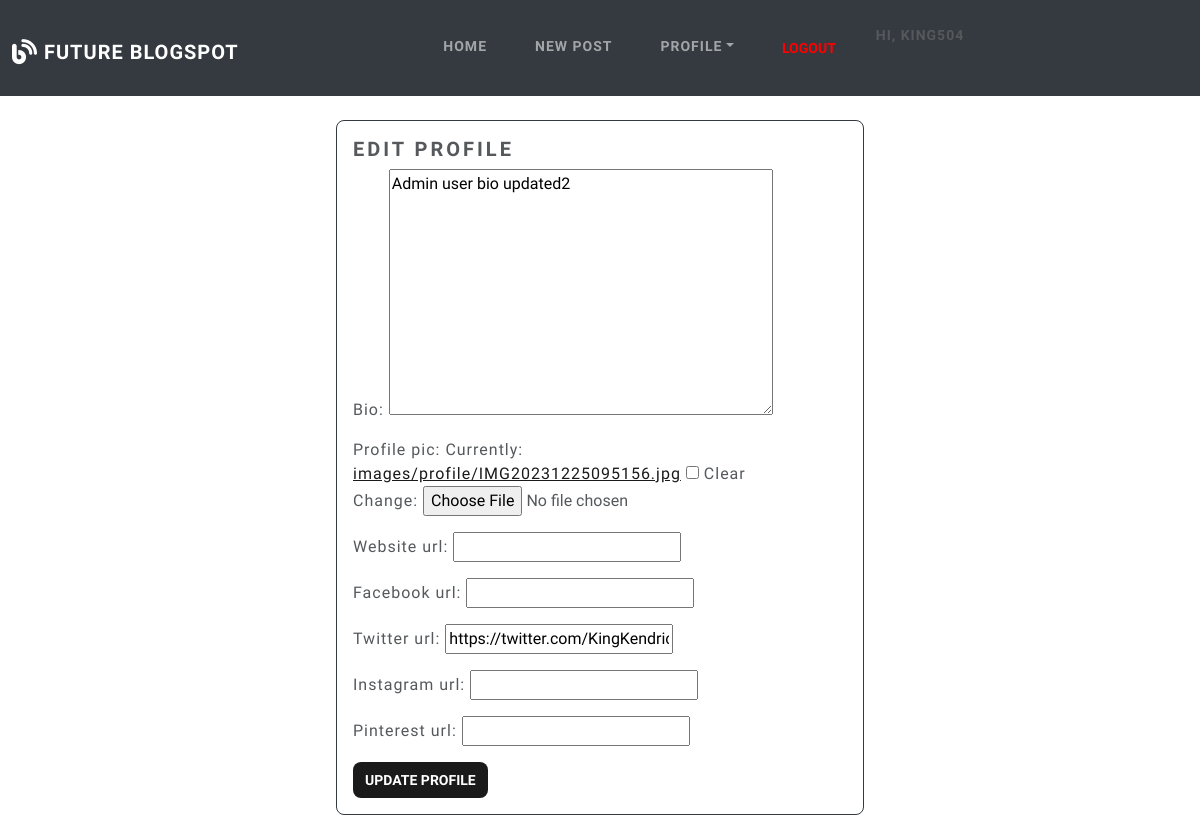
Before: /members/1/profile_page/ (signed in) with the older database file.
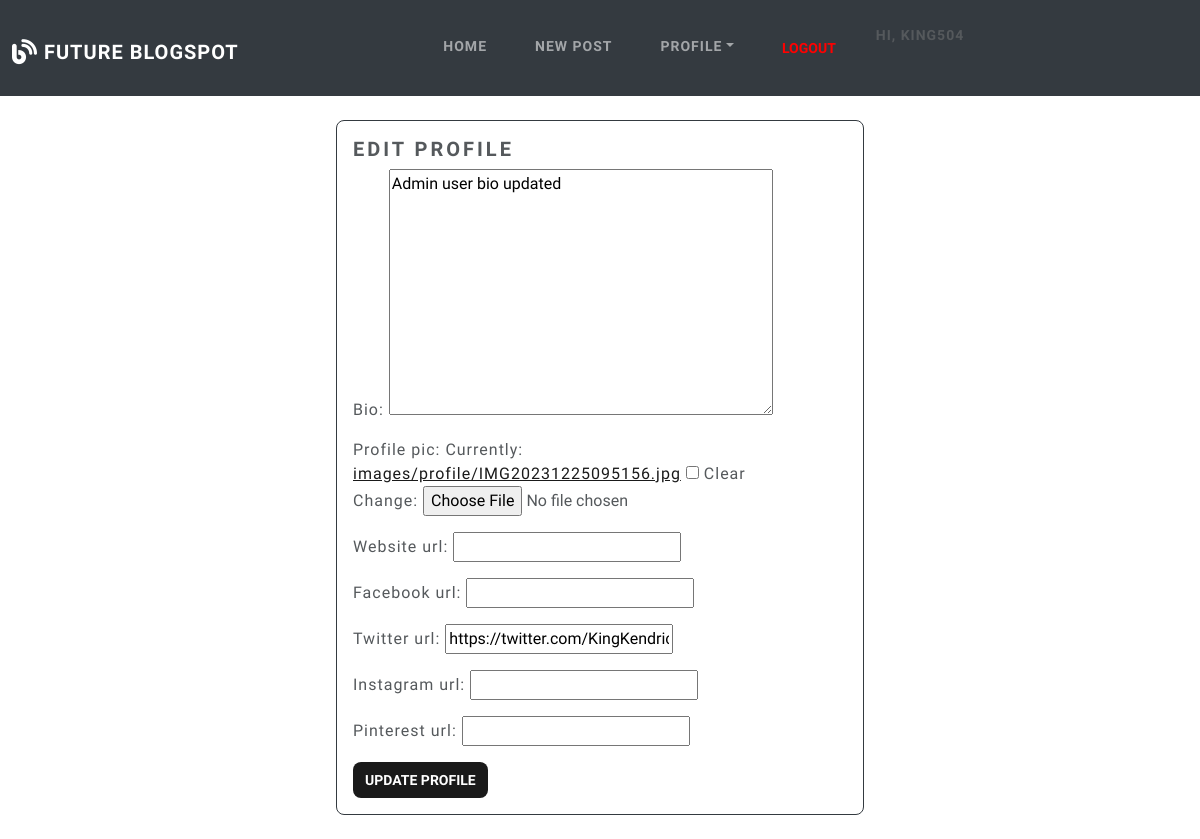
After: the same page with the newer database file.
### theblog/models.py (models this page shows, shortened)
class Profile(models.Model):
    user = models.OneToOneField(User, null=True, on_delete=models.CASCADE)
    bio = models.TextField(null=True, blank=True)
    profile_pic = models.ImageField(null=True, blank=True, upload_to='images/profile/')
    website_url = models.CharField(max_length=200, null=True, blank=True)
    facebook_url = models.CharField(max_length=200, null=True, blank=True)
    twitter_url = models.CharField(max_length=200, null=True, blank=True)
    instagram_url = models.CharField(max_length=200, null=True, blank=True)
    pinterest_url = models.CharField(max_length=200, null=True, blank=True)

### members/views.py (the view)
# urls.py: path('<int:pk>/profile_page/', EditProfilePageView.as_view(), name='edit_profile_page'),
class EditProfilePageView(generic.UpdateView):
    model = Profile
    template_name = 'registration/edit_profile_page.html'
    fields = ['bio', 'profile_pic','website_url', 'facebook_url', 'twitter_url', 'instagram_url', 'pinterest_url']
    success_url = reverse_lazy('home')

### members/templates/registration/edit_profile_page.html (shortened to what this page needs)
{% extends 'base.html' %}
{% block body %}
{% if user.is_authenticated %}
    {% if user.id == profile.user.id %}
        <div class="container-fluid">
            <div class="row">
                <div class="col-md-6 mx-auto">
                    <div class="card border-dark mt-4 mb-4 me-4 ms-4 rounded-3" style="">
                        <div class="card-body">
                        <h4 class="card-title">Edit Profile</h4>
                            <form method="post" enctype="multipart/form-data">
                            {{ form.as_p }}
                            <button type="submit" class="btn btn-primary rounded-3">Update Profile</button>
                            </form>
                        </div>
                    </div>
                </div>
            </div>
        </div>
    {% else %}
    <div class="alert alert-dismissible alert-danger">
    <button type="button" class="btn-close" data-bs-dismiss="alert"></button>
    <strong>Oh snap!</strong> <a href="{% url 'login' %}" class="alert-link">Sign in to add a Post</a>
    </div>
    {% endif %}
{% else %}
    Wrong user. Please close this page and try again!
{% endif %}
{% endblock %}

Changed rows visible on the page:
changed Profile "https://twitter.com/KingKendrick504": bio "Admin user bio updated2" → "Admin user bio updated"
